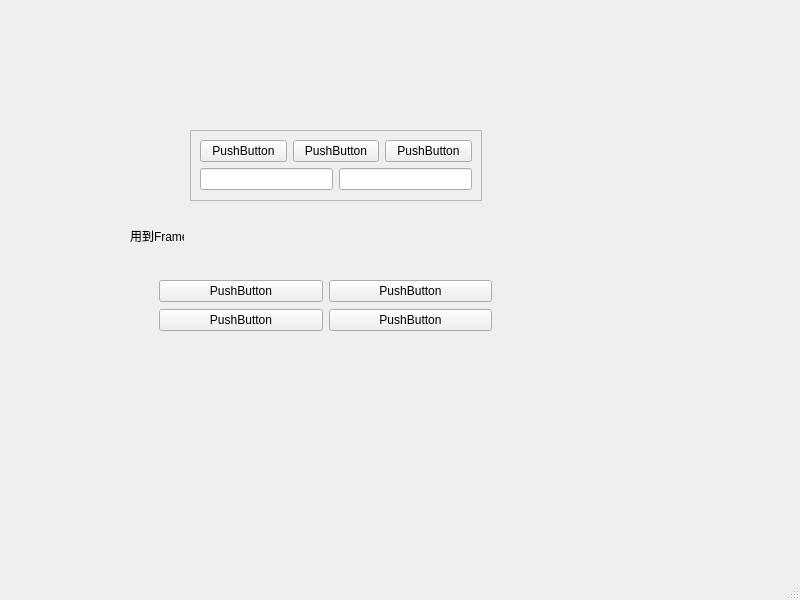
<?xml version="1.0" encoding="UTF-8"?>
<ui version="4.0">
 <class>MainWindow</class>
 <widget class="QMainWindow" name="MainWindow">
  <property name="geometry">
   <rect>
    <x>0</x>
    <y>0</y>
    <width>800</width>
    <height>600</height>
   </rect>
  </property>
  <property name="windowTitle">
   <string>MainWindow</string>
  </property>
  <widget class="QWidget" name="centralwidget">
   <widget class="QFrame" name="frame">
    <property name="geometry">
     <rect>
      <x>190</x>
      <y>130</y>
      <width>292</width>
      <height>71</height>
     </rect>
    </property>
    <property name="frameShape">
     <enum>QFrame::StyledPanel</enum>
    </property>
    <property name="frameShadow">
     <enum>QFrame::Raised</enum>
    </property>
    <layout class="QGridLayout" name="gridLayout">
     <item row="0" column="0" colspan="2">
      <layout class="QHBoxLayout" name="horizontalLayout">
       <item>
        <widget class="QPushButton" name="pushButton">
         <property name="text">
          <string>PushButton</string>
         </property>
        </widget>
       </item>
       <item>
        <widget class="QPushButton" name="pushButton_2">
         <property name="text">
          <string>PushButton</string>
         </property>
        </widget>
       </item>
       <item>
        <widget class="QPushButton" name="pushButton_3">
         <property name="text">
          <string>PushButton</string>
         </property>
        </widget>
       </item>
      </layout>
     </item>
     <item row="1" column="0">
      <widget class="QLineEdit" name="lineEdit"/>
     </item>
     <item row="1" column="1">
      <widget class="QLineEdit" name="lineEdit_2"/>
     </item>
    </layout>
   </widget>
   <widget class="QLabel" name="label">
    <property name="geometry">
     <rect>
      <x>130</x>
      <y>230</y>
      <width>54</width>
      <height>12</height>
     </rect>
    </property>
    <property name="text">
     <string>用到Frame</string>
    </property>
   </widget>
   <widget class="QFrame" name="">
    <property name="geometry">
     <rect>
      <x>150</x>
      <y>270</y>
      <width>351</width>
      <height>71</height>
     </rect>
    </property>
    <layout class="QGridLayout" name="gridLayout_2">
     <item row="0" column="0">
      <widget class="QPushButton" name="pushButton_4">
       <property name="text">
        <string>PushButton</string>
       </property>
      </widget>
     </item>
     <item row="0" column="1">
      <widget class="QPushButton" name="pushButton_5">
       <property name="text">
        <string>PushButton</string>
       </property>
      </widget>
     </item>
     <item row="1" column="0">
      <widget class="QPushButton" name="pushButton_6">
       <property name="text">
        <string>PushButton</string>
       </property>
      </widget>
     </item>
     <item row="1" column="1">
      <widget class="QPushButton" name="pushButton_7">
       <property name="text">
        <string>PushButton</string>
       </property>
      </widget>
     </item>
    </layout>
   </widget>
  </widget>
  <widget class="QMenuBar" name="menubar">
   <property name="geometry">
    <rect>
     <x>0</x>
     <y>0</y>
     <width>800</width>
     <height>23</height>
    </rect>
   </property>
  </widget>
  <widget class="QStatusBar" name="statusbar"/>
 </widget>
 <resources/>
 <connections/>
</ui>
